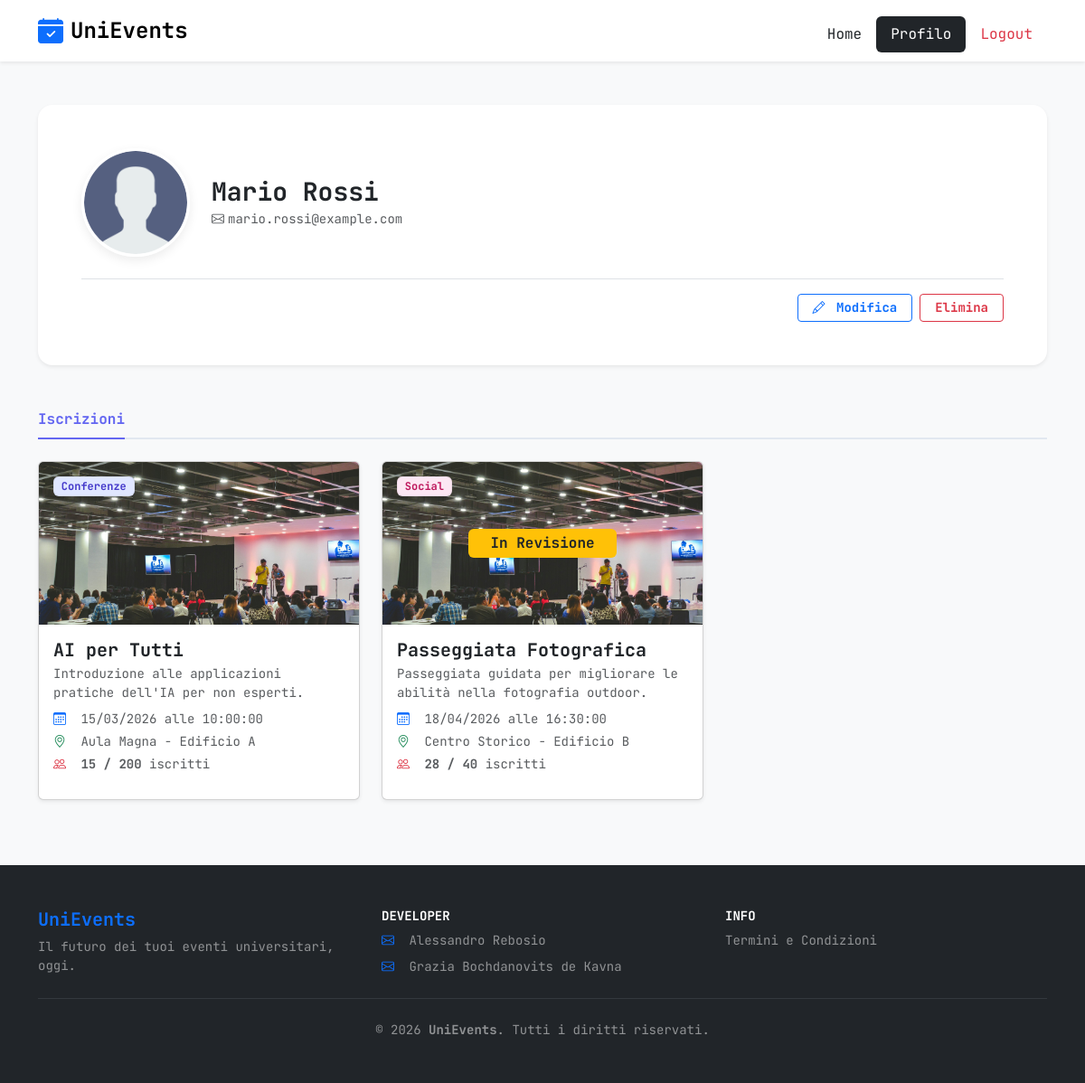
Page /profile.php (signed in) on the earlier database version.
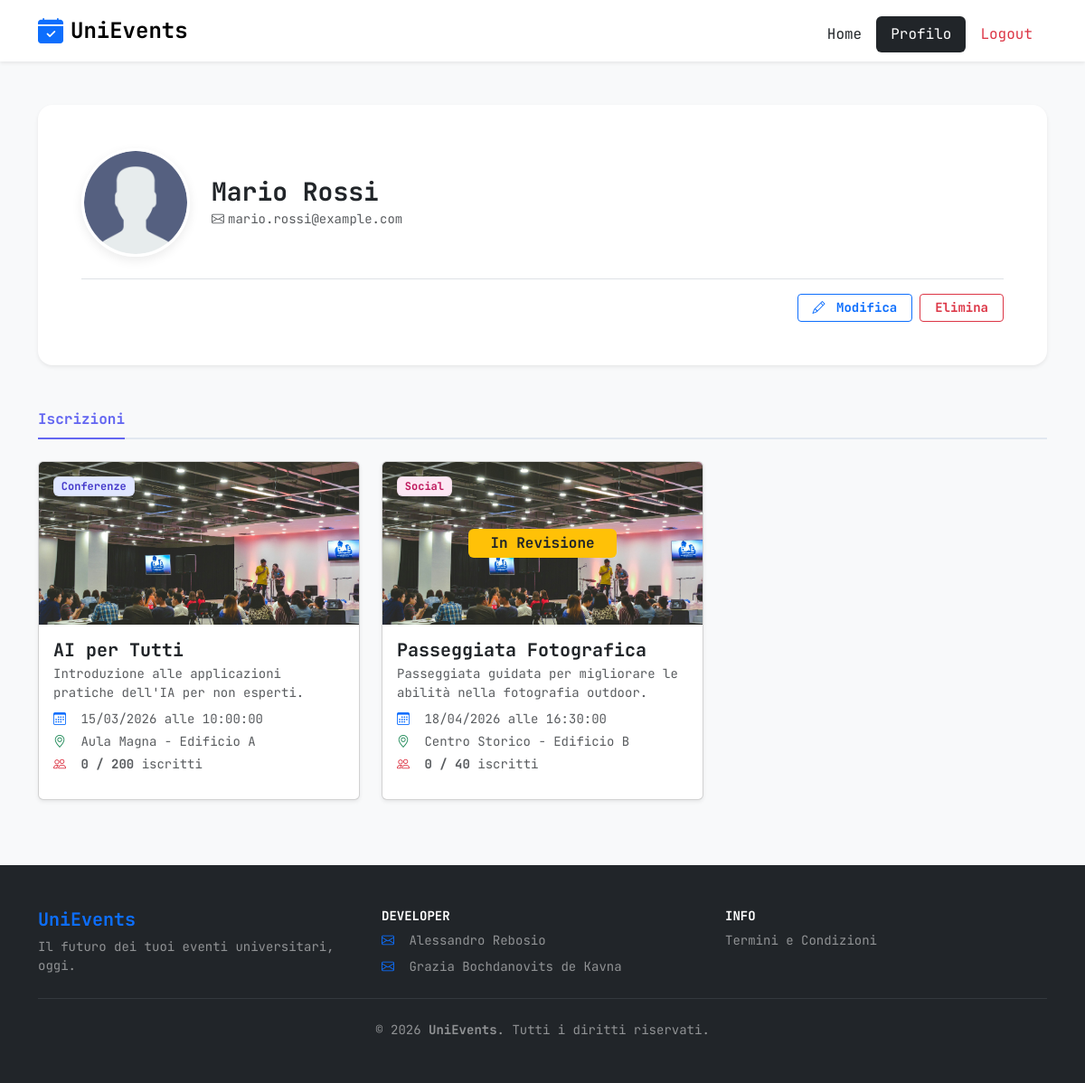
Same page on the later database version.
### tables this page shows
CREATE TABLE USER (
    id INT AUTO_INCREMENT PRIMARY KEY,
    email VARCHAR(100) NOT NULL UNIQUE,
    name VARCHAR(50) NOT NULL,
    surname VARCHAR(50) NOT NULL,
    password VARCHAR(255) NOT NULL,
    avatar VARCHAR(255) DEFAULT 'default-avatar.png',
    role ENUM('USER', 'HOST', 'ADMIN') NOT NULL,
    registration_date TIMESTAMP DEFAULT CURRENT_TIMESTAMP
);

CREATE TABLE EVENT (
    id INT AUTO_INCREMENT PRIMARY KEY,
    title VARCHAR(100) NOT NULL,
    description TEXT NOT NULL,
    event_date DATE NOT NULL,
    event_time TIME NOT NULL,
    location VARCHAR(100) NOT NULL,
    total_seats INT NOT NULL CHECK (total_seats > 0),
    occupied_seats INT NOT NULL DEFAULT 0 CHECK (occupied_seats >= 0),
    status ENUM('DRAFT', 'WAITING', 'APPROVED', 'CANCELLED') NOT NULL,
    created_at TIMESTAMP DEFAULT CURRENT_TIMESTAMP,
    image VARCHAR(255) NULL,

    user_id INT NOT NULL,
    category_id INT NOT NULL,

    CONSTRAINT fk_event_user
        FOREIGN KEY (user_id)
        REFERENCES USER(id)
        ON UPDATE CASCADE
        ON DELETE CASCADE,

    CONSTRAINT fk_event_category
        FOREIGN KEY (category_id)
        REFERENCES CATEGORY(id)
        ON UPDATE CASCADE
        ON DELETE CASCADE
);

CREATE TABLE CATEGORY (
    id INT PRIMARY KEY AUTO_INCREMENT,
    name VARCHAR(50) NOT NULL UNIQUE
);

### public/profile.php (called while the page is built, shortened)
<?php
require_once __DIR__ . '/../app/bootstrap.php';
$userId = $_SESSION['user']['id'];
$templateParams["title"] = "Profilo";
$templateParams['css'] = 'assets/css/profile.css';
$templateParams['js'] = ['assets/js/edit-profile.js'];
$templateParams["content"] = "partials/profile-dashboard.php";
$templateParams["user"] = $userMapper->findByEmail($_SESSION['user']['email']);
$templateParams["events_subscribed"] = $eventMapper->getEventsSubscribedByUser($userId);
$templateParams["events_organized"] = $eventMapper->getEventsOrganizedByUser($userId, ['APPROVED', 'WAITING']);
$templateParams["events_drafts"] = $eventMapper->getEventsOrganizedByUser($userId, ['DRAFT']);
$templateParams["events_history"] = $eventMapper->getUserEventHistory($userId);
$templateParams['user_subscriptions'] = $subscriptionMapper->findSubscribedEventsByUser($userId,
    array_column($templateParams["events_subscribed"], 'id')
);
require "template/base.php";

### app/database.php (called while the page is built, shortened)
<?php
class DatabaseHelper
{
    private $db;
    public function __construct($servername, $username, $password, $dbname, $port, $charset)
    {
        try {
            $this->db = new mysqli($servername, $username, $password, $dbname, $port);
            $this->db->set_charset($charset);
        } catch (mysqli_sql_exception $e) {
            throw new mysqli_sql_exception($e->getMessage(), $e->getCode());
        }
    }
    public function prepareAndExecute(string $sql, array $params = [])
    {
        $stmt = $this->db->prepare($sql);
        if (!empty($params)) {
            $types = $this->getParamTypes($params);
            $bindParams = [];
            $bindParams[] = $types;
            foreach ($params as $key => $value) {
                $bindParams[] = &$params[$key];
            }
            if (!call_user_func_array([$stmt, 'bind_param'], $bindParams)) {
                $stmt->close();
                return false;
            }
        }
        if (!$stmt->execute()) {
            $stmt->close();
            return false;
        }
        $result = $stmt->get_result();
        if ($result !== false && $result !== null) {
            return $result;
        }
        $ok = $stmt->affected_rows !== null ? ($stmt->affected_rows >= 0) : true;
        return $ok;
    }
    private function getParamTypes(array $params): string
    {
        $types = '';
        foreach ($params as $p) {
            if (is_int($p)) $types .= 'i';
            elseif (is_float($p) || is_double($p)) $types .= 'd';
            elseif (is_null($p)) $types .= 's';
            elseif (is_string($p)) $types .= 's';
            else $types .= 'b';
        }
        return $types;
    }
}

### app/bootstrap.php (called while the page is built, shortened)
<?php
require_once __DIR__ . '/database.php';
require_once __DIR__ . '/orm/Event.php';
require_once __DIR__ . '/orm/User.php';
require_once __DIR__ . '/orm/Subscription.php';
$dbh = new DatabaseHelper("localhost", "root", "", "web25", 3306, 'utf8mb4');
$userMapper = new User($dbh);
$eventMapper = new Event($dbh);
$subscriptionMapper = new Subscription($dbh);

### app/orm/User.php (called while the page is built, shortened)
<?php
class User
{
    private $db;
    public function __construct(DatabaseHelper $db)
    {
        $this->db = $db;
    }
    public function findByEmail(string $email): ?array
    {
        $sql = 'SELECT id, email, name, surname, password, role, avatar, registration_date FROM USER WHERE email = ? LIMIT 1';
        $res = $this->db->prepareAndExecute($sql, [$email]);
        $row = $res->fetch_assoc();
        return $row ?: null;
    }
}

### app/orm/Event.php (called while the page is built, shortened)
<?php
class Event
{
    private $db;
    public function __construct(DatabaseHelper $db)
    {
        $this->db = $db;
    }
    private function baseEventSelect(): string
    {
        return "SELECT e.id, e.title, e.description, e.event_date, e.event_time, e.location, e.total_seats, e.occupied_seats, e.status, e.image, e.user_id, u.email AS user_email, e.category_id, c.name AS category ";
    }
    private function fetchEvents(string $sql, array $params = []): array
    {
        $res = $this->db->prepareAndExecute($sql, $params);
        $rows = [];
        while ($r = $res->fetch_assoc()) {
            $rows[] = $r;
        }
        return $rows;
    }
    public function getEventsSubscribedByUser(int $userId): array
    {
        $sql = $this->baseEventSelect() .
            " FROM EVENT e
          JOIN SUBSCRIPTION s ON e.id = s.event_id
          LEFT JOIN USER u ON e.user_id = u.id
          LEFT JOIN CATEGORY c ON e.category_id = c.id
          WHERE s.user_id = ? AND e.event_date >= CURRENT_DATE()
          ORDER BY e.event_date ASC";
        return $this->fetchEvents($sql, [$userId]);
    }
    public function getEventsOrganizedByUser(int $userId, array $statuses): array
    {
        $placeholders = implode(',', array_fill(0, count($statuses), '?'));
        $sql = $this->baseEventSelect() .
            " FROM EVENT e
          LEFT JOIN USER u ON e.user_id = u.id
          LEFT JOIN CATEGORY c ON e.category_id = c.id
          WHERE e.user_id = ? AND e.status IN ($placeholders)
          AND e.event_date >= CURRENT_DATE()
          ORDER BY e.event_date ASC";
        return $this->fetchEvents($sql, array_merge([$userId], $statuses));
    }
    public function getUserEventHistory(int $userId): array
    {
        $sql = $this->baseEventSelect() .
            " FROM EVENT e
          LEFT JOIN USER u ON e.user_id = u.id
          LEFT JOIN CATEGORY c ON e.category_id = c.id
          WHERE (e.user_id = ? OR e.id IN (SELECT event_id FROM SUBSCRIPTION WHERE user_id = ?))
          AND e.status = 'APPROVED'
          AND (e.event_date < CURRENT_DATE()
               OR (e.event_date = CURRENT_DATE() AND e.event_time < CURRENT_TIME()))
          ORDER BY e.event_date DESC, e.event_time DESC";
        return $this->fetchEvents($sql, [$userId, $userId]);
    }
}

### app/orm/Subscription.php (called while the page is built, shortened)
<?php
class Subscription
{
    private $db;
    public function __construct(DatabaseHelper $db)
    {
        $this->db = $db;
    }
    public function findSubscribedEventsByUser($user, array $eventIds): array
    {
        $userId = $this->resolveUserId($user);
        $placeholders = implode(',', array_fill(0, count($eventIds), '?'));
        $sql = "SELECT DISTINCT event_id FROM SUBSCRIPTION WHERE user_id = ? AND event_id IN ($placeholders)";
        $params = array_merge([$userId], $eventIds);
        $res = $this->db->prepareAndExecute($sql, $params);
        $subscribedEventIds = [];
        while ($row = $res->fetch_assoc()) {
            $subscribedEventIds[] = $row['event_id'];
        }
        return $subscribedEventIds;
    }
    private function resolveUserId($user): ?int
    {
        if (is_int($user) || ctype_digit((string)$user)) {
            return (int)$user;
        }
        $sql = 'SELECT id FROM USER WHERE email = ? LIMIT 1';
        $res = $this->db->prepareAndExecute($sql, [$user]);
        $row = $res->fetch_assoc();
        return $row ? (int)$row['id'] : null;
    }
}

### public/partials/event-card.php (the view, shortened to what the rows shown need)
<article class="col-lg-4 col-md-6 mb-4"
    data-event-id="<?= htmlspecialchars($event['id']) ?>"
    data-category-id="<?= htmlspecialchars($event['category_id']) ?>"
    data-user-id="<?= htmlspecialchars($event['user_id']) ?>">
    <div class="card event-card h-100 shadow-sm">
        <div class="position-relative">
            <img src="<?= EVENTS_IMG_DIR . htmlspecialchars($event['image']) ?>"
                class="card-img-top event-img <?= (new DateTime($event['event_date'])) < new DateTime('today') ? 'opacity-50 past-event' : '' ?>"
                alt="Locandina: <?= htmlspecialchars($event['title']) ?>" />
            <?php if ((new DateTime($event['event_date'])) < new DateTime('today')): ?>
                <div class="position-absolute top-50 start-50 translate-middle w-100 text-center z-1">
                    <span class="badge text-dark px-4 py-2 fs-6">CONCLUSO</span>
                </div>
            <?php else: ?>
                <?php switch (strtolower($event['status'] ?? '')):
                    case 'waiting': ?>
                        <div class="position-absolute top-50 start-50 translate-middle w-100 text-center z-1">
                            <span class="badge bg-warning text-dark px-4 py-2 fs-6">In Revisione</span>
                        </div>
                    <?php break;
                    case 'cancelled': ?>
                <?php break;
                endswitch; ?>
            <?php endif; ?>
            <span class="badge badge-cate-<?= strtolower(htmlspecialchars($event['category'] ?? 'generico')) ?> position-absolute top-0 start-0 m-3 shadow-sm">
                <?= htmlspecialchars($event['category'] ?? 'Evento') ?>
            </span>
        </div>
        <div class="card-body d-flex flex-column p-3">
            <h2 class="card-title h5 fw-bold mb-1"><?= htmlspecialchars($event['title']) ?></h2>
            <p class="preview-description small text-muted mb-2">
                <?= htmlspecialchars(mb_strlen($event['description']) > 100 ?
                    mb_substr($event['description'], 0, 100) . '...' :
                    $event['description']) ?>
            </p>
            <ul class="list-unstyled mb-2">
                <li class="mb-1 small text-muted">
                    <span class="bi bi-calendar3 text-primary me-2" aria-hidden="true"></span>
                    <?= (new DateTime($event['event_date']))->format('d/m/Y') ?> alle <?= htmlspecialchars($event['event_time']) ?>
                </li>
                <li class="mb-1 small text-muted">
                    <span class="bi bi-geo-alt text-success me-2" aria-hidden="true"></span>
                    <?= htmlspecialchars($event['location']) ?>
                </li>
                <li class="mb-1 small text-muted">
                    <span class="bi bi-people text-danger me-2" aria-hidden="true"></span>
                    <strong><?= (int)$event['occupied_seats'] ?> / <?= (int)$event['total_seats'] ?></strong> iscritti
                </li>
            </ul>
        </div>
    </div>
</article>

### public/partials/profile-dashboard.php (shortened to what the rows shown need)
<?php
$activeTabs = [];
$activeTabs[] = [
    'id' => 'subscriber-pane',
    'label' => 'Iscrizioni',
    'data' => $templateParams["events_subscribed"],
    'active' => true
];
?>
<main class="py-4 py-md-5 bg-light flex-grow-1">
    <div class="container">
        <section class="card border-0 shadow-sm rounded-4 mb-4 mb-md-5 overflow-hidden">
            <div class="card-body p-4 p-md-5">
                <form id="profileForm" action="api/edit_profile.php" method="POST" enctype="multipart/form-data">
                    <div class="d-flex flex-column flex-md-row align-items-center align-items-md-center gap-4">
                        <div class="avatar-container">
                            <img src="<?= PROFILE_IMG_DIR . $templateParams['user']['avatar']; ?>" id="display-avatar" class="profile-img" alt="Foto profilo di <?= htmlspecialchars($templateParams['user']['name']); ?>">
                        </div>
                        <div class="flex-grow-1 w-100 overflow-hidden text-center text-md-start">
                            <div class="name-group mb-1">
                                <div class="view-mode">
                                    <h1 class="fw-bold h3 mb-0 text-truncate"><?= htmlspecialchars($templateParams['user']['name'] . ' ' . $templateParams['user']['surname']); ?></h1>
                                </div>
                            </div>
                            <div class="email-group text-muted small">
                                <span class="bi bi-envelope me-1"></span><?= htmlspecialchars($templateParams['user']['email']); ?>
                            </div>
                        </div>
                    </div>
                </form>
            </div>
        </section>
        <div class="tab-content" id="profileTabsContent">
            <?php foreach ($activeTabs as $tab): ?>
                <div class="tab-pane fade <?= $tab['active'] ? 'show active' : '' ?>" id="<?= $tab['id'] ?>" role="tabpanel" aria-labelledby="<?= $tab['id'] ?>-tab">
                    <?php if (empty($tab['data'])): ?>
                        <div class="text-center py-5 text-muted bg-white rounded-4 shadow-sm border border-dashed">
                            <span class="bi bi-calendar-x display-4 mb-3 d-block opacity-25"></span>
                            <p class="mb-0">Nessun evento presente in questa sezione.</p>
                        </div>
                    <?php else: ?>
                        <div class="row g-4">
                            <?php foreach ($tab['data'] as $event): ?>
                                <?php $tabId = $tab['id'];
                                include 'event-card.php'; ?>
                            <?php endforeach; ?>
                        </div>
                    <?php endif; ?>
                </div>
            <?php endforeach; ?>
        </div>
    </div>
</main>

Differences in the rows shown:
changed event "AI per Tutti": occupied_seats "15" → "0"
changed event "Passeggiata Fotografica": occupied_seats "28" → "0"
